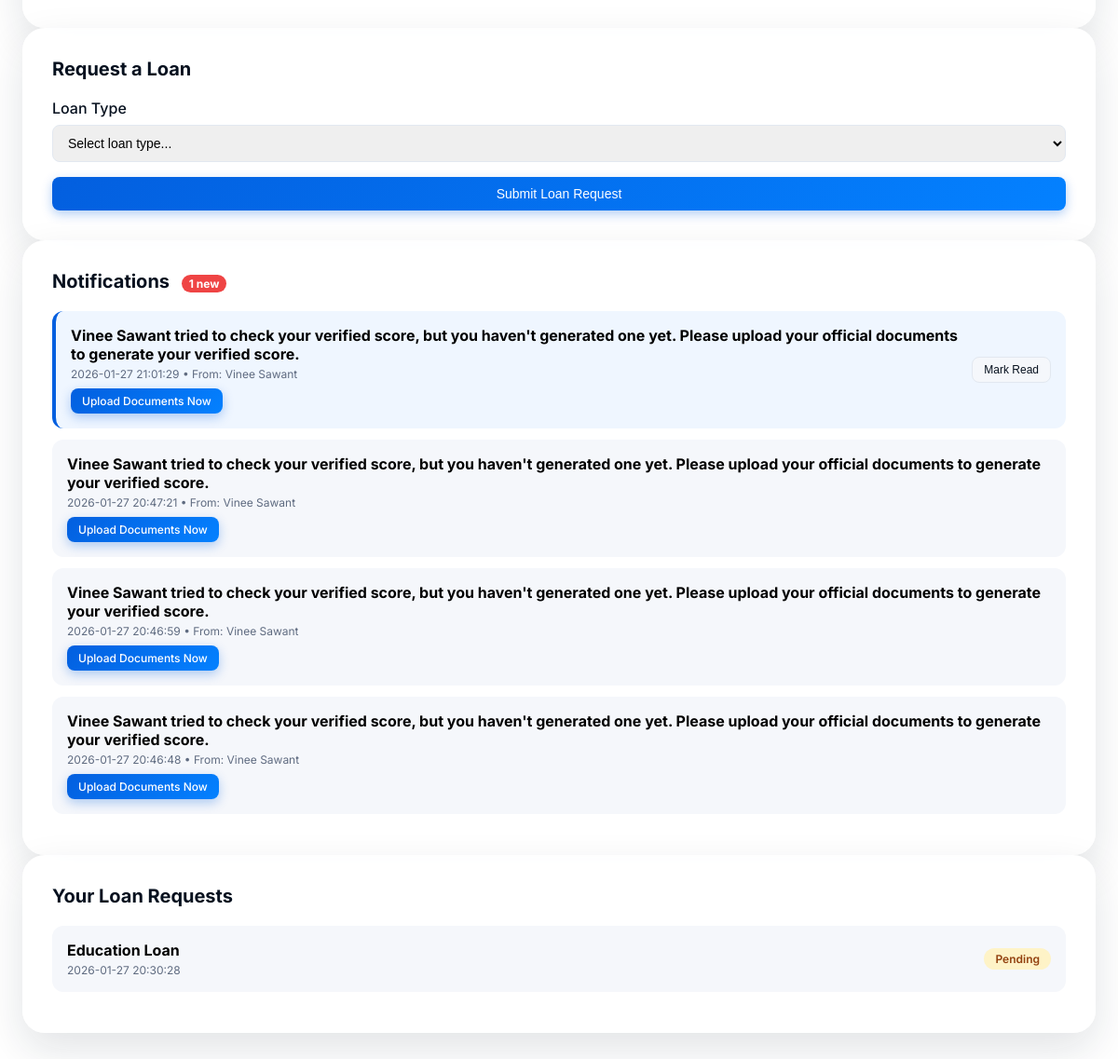
Before: /dashboard (signed in, lower part) with the older database file.
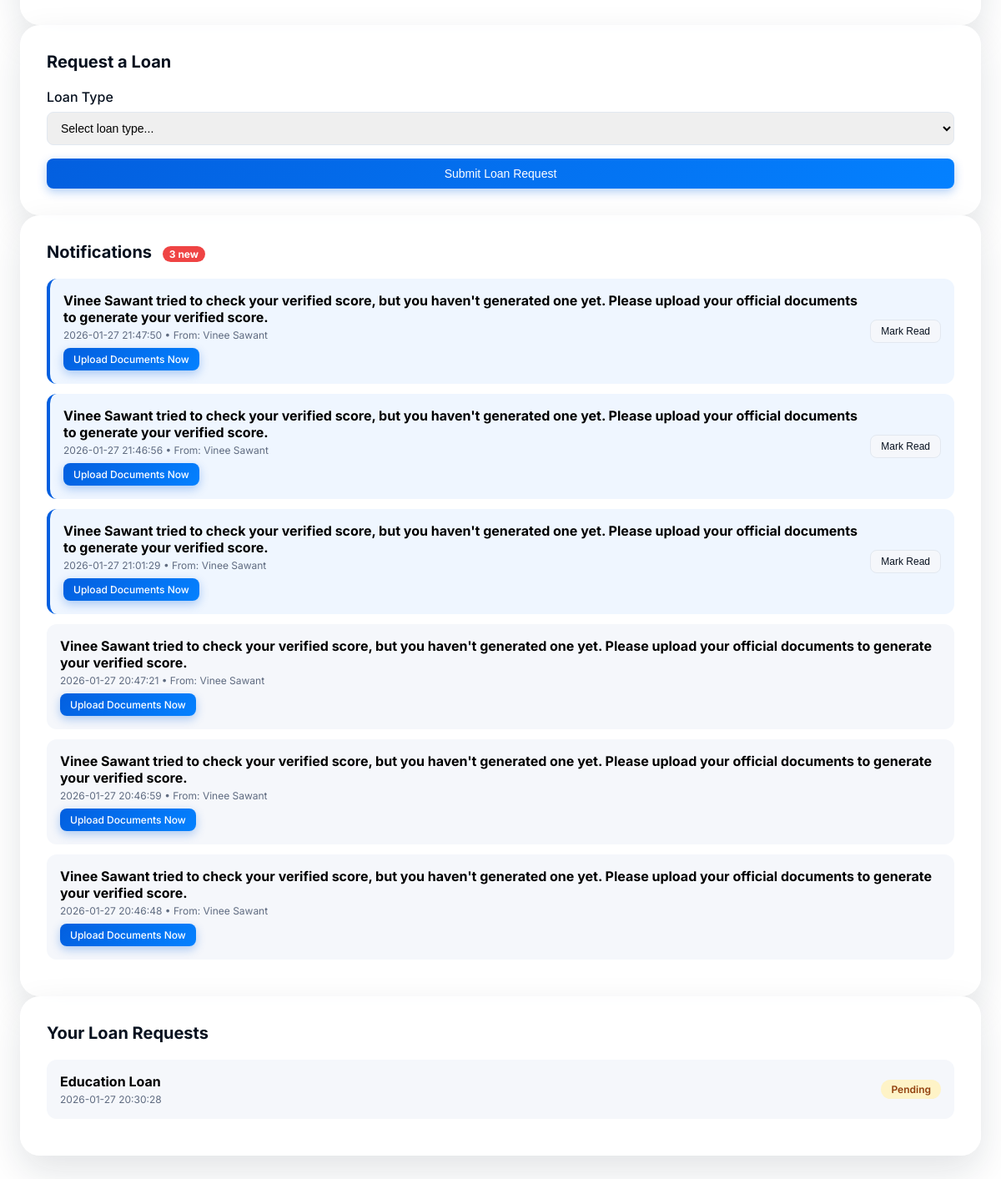
After: the same page with the newer database file.
### tables this page shows
CREATE TABLE notifications (
                id INTEGER PRIMARY KEY AUTOINCREMENT,
                user_id INTEGER NOT NULL,
                lender_id INTEGER,
                notification_type TEXT NOT NULL,
                message TEXT NOT NULL,
                is_read INTEGER DEFAULT 0,
                created_at TIMESTAMP DEFAULT CURRENT_TIMESTAMP,
                FOREIGN KEY (user_id) REFERENCES users (id),
                FOREIGN KEY (lender_id) REFERENCES lenders (id)
            );

CREATE TABLE lenders (
                id INTEGER PRIMARY KEY AUTOINCREMENT,
                unique_lender_id TEXT UNIQUE,
                name TEXT NOT NULL,
                email TEXT NOT NULL UNIQUE,
                password_hash TEXT NOT NULL,
                org_name TEXT,
                loan_types_offered TEXT,
                role TEXT DEFAULT 'lender',
                created_at TIMESTAMP DEFAULT CURRENT_TIMESTAMP
            );

CREATE TABLE loan_requests (
                id INTEGER PRIMARY KEY AUTOINCREMENT,
                user_id INTEGER NOT NULL,
                lender_id INTEGER,
                loan_type TEXT NOT NULL,
                status TEXT DEFAULT 'pending',
                decision_json TEXT,
                created_at TIMESTAMP DEFAULT CURRENT_TIMESTAMP,
                FOREIGN KEY (user_id) REFERENCES users (id),
                FOREIGN KEY (lender_id) REFERENCES lenders (id)
            );

### app.py (the view)
@app.route("/dashboard")
def dashboard():
    if "user_id" not in session or session.get("role") != "user":
        return redirect(url_for("signin"))
    with get_db(app) as conn:
        cur = conn.execute(
            "SELECT unique_user_id FROM users WHERE id = ?",
            (session["user_id"],)
        )
        user = cur.fetchone()
        unique_user_id = user["unique_user_id"] if user else None
        cur = conn.execute(
            "SELECT hybrid_score, behavior_json, created_at FROM quick_scores WHERE user_id = ? ORDER BY created_at DESC LIMIT 1",
            (session["user_id"],)
        )
        latest_quick_score = cur.fetchone()
        cur = conn.execute(
            "SELECT hybrid_score, behavior_json, cibil_json, bank_json, upi_json, salary_json, created_at FROM verified_scores WHERE user_id = ? ORDER BY created_at DESC LIMIT 1",
            (session["user_id"],)
        )
        latest_verified_score = cur.fetchone()
        cur = conn.execute(
            "SELECT hybrid_score, created_at FROM quick_scores WHERE user_id = ? ORDER BY created_at DESC LIMIT 6",
            (session["user_id"],)
        )
        quick_score_history = cur.fetchall()
        cur = conn.execute(
            """SELECT lr.id, lr.loan_type, lr.status, lr.decision_json, lr.created_at, l.name as lender_name
               FROM loan_requests lr
               LEFT JOIN lenders l ON lr.lender_id = l.id
               WHERE lr.user_id = ? ORDER BY lr.created_at DESC""",
            (session["user_id"],)
        )
        loan_requests = cur.fetchall()
        cur = conn.execute(
            """SELECT n.id, n.notification_type, n.message, n.created_at, n.is_read, l.name as lender_name, l.org_name
               FROM notifications n
               LEFT JOIN lenders l ON n.lender_id = l.id
               WHERE n.user_id = ? ORDER BY n.created_at DESC LIMIT 10""",
            (session["user_id"],)
        )
        notifications = cur.fetchall()
        cur = conn.execute(
            "SELECT COUNT(*) as count FROM notifications WHERE user_id = ? AND is_read = 0",
            (session["user_id"],)
        )
        unread_result = cur.fetchone()
        unread_count = unread_result["count"] if unread_result else 0
        check_monthly_reminder(session["user_id"], conn)
    return render_template("dashboard.html",
                         username=session.get("username"),
                         unique_user_id=unique_user_id,
                         latest_quick_score=latest_quick_score,
                         latest_verified_score=latest_verified_score,
                         quick_score_history=quick_score_history,
                         loan_requests=loan_requests,
                         notifications=notifications,
                         unread_count=unread_count,
                         loan_types=LOAN_TYPES)

### app.py (called while the page is built)
def get_db(app: Flask) -> sqlite3.Connection:
    conn = sqlite3.connect(app.config["DATABASE"])
    conn.row_factory = sqlite3.Row
    conn.execute("PRAGMA foreign_keys = ON")
    return conn

### templates/dashboard.html (shortened to what this page needs)
<!DOCTYPE html>
<html lang="en">
<head>
</head>
<body>
    <div class="container">
        {% if quick_score_history %}
        <div class="card">
        </div>
        {% endif %}
        <div class="card">
            <h3>Request a Loan</h3>
            <form method="post" action="{{ url_for('request_loan') }}" class="loan-request-form">
                <div class="form-group">
                    <label for="loan_type">Loan Type</label>
                    <select id="loan_type" name="loan_type" required>
                        <option value="">Select loan type...</option>
                    </select>
                </div>
                <button type="submit" class="btn btn-primary" style="width: 100%;">Submit Loan Request</button>
            </form>
        </div>
        {% if notifications %}
        <div class="card">
            <h3>Notifications {% if unread_count > 0 %}<span style="background: #ef4444; color: white; padding: 2px 8px; border-radius: 12px; font-size: 12px; margin-left: 8px;">{{ unread_count }} new</span>{% endif %}</h3>
            <div class="loan-requests-list">
                {% for notification in notifications %}
                <div class="loan-request-item" style="{% if notification.is_read == 0 %}background: #eff6ff; border-left: 4px solid var(--primary);{% endif %}">
                    <div style="flex: 1;">
                        <strong style="display: block; margin-bottom: 4px;">{{ notification.message }}</strong>
                        <div style="font-size: 12px; color: var(--text-muted);">
                            {{ notification.created_at }}
                            {% if notification.lender_name %}
                            • From: {{ notification.lender_name }}
                            {% endif %}
                        </div>
                        {% if notification.notification_type == 'score_request' and not latest_verified_score %}
                        <a href="{{ url_for('verified_score_upload') }}" class="btn btn-primary" style="margin-top: 8px; padding: 6px 12px; font-size: 12px;">Upload Documents Now</a>
                        {% endif %}
                    </div>
                    {% if notification.is_read == 0 %}
                    <button type="button" class="btn btn-secondary mark-read-btn" data-notification-id="{{ notification.id }}" style="padding: 6px 12px; font-size: 12px;">Mark Read</button>
                    {% endif %}
                </div>
                {% endfor %}
            </div>
        </div>
        {% endif %}
        {% if loan_requests %}
        <div class="card">
            <h3>Your Loan Requests</h3>
            <div class="loan-requests-list">
                {% for request in loan_requests %}
                <div class="loan-request-item">
                    <div>
                        <strong>{{ request.loan_type|title }} Loan</strong>
                        <div style="font-size: 12px; color: var(--text-muted); margin-top: 4px;">
                            {{ request.created_at }}
                        </div>
                    </div>
                    <span class="status-badge status-{{ request.status }}">
                        {{ request.status|title }}
                    </span>
                </div>
                {% endfor %}
            </div>
        </div>
        {% endif %}
    </div>
</body>
</html>

Changed rows visible on the page:
added notifications: message "Vinee Sawant tried to check your verified score, but you haven't generated one yet. Please upload your official documents to generate your verified score.", created_at "2026-01-27 21:47:50", lender_name "Vinee Sawant", is_read 0 (drawn)
added notifications: message "Vinee Sawant tried to check your verified score, but you haven't generated one yet. Please upload your official documents to generate your verified score.", created_at "2026-01-27 21:46:56", lender_name "Vinee Sawant", is_read 0 (drawn)
Other visible differences:
{{ unread_count }}: "1" → "3"
